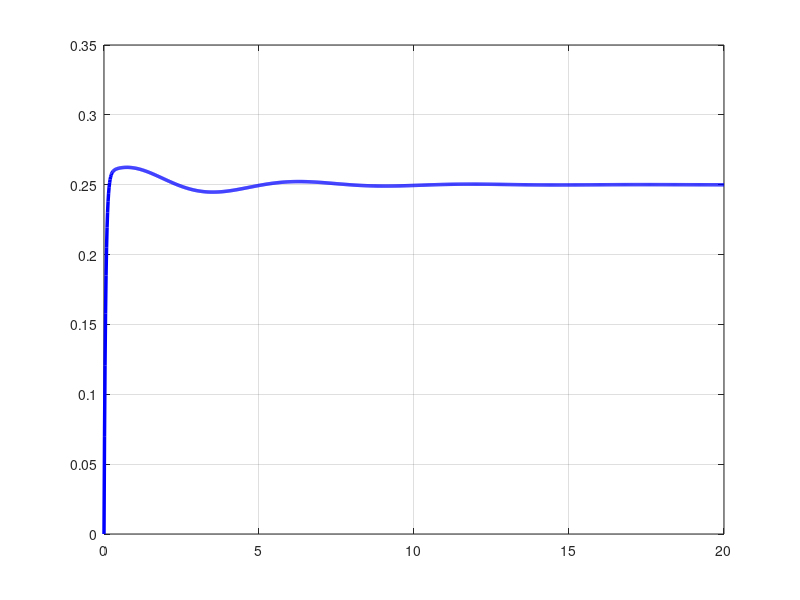

MATLAB code to generate this figure: (Note: this script raises an error after producing the figure.)
m = 0.0027;
R = 0.02;
g = -9.8;
L = 0.342;
d = 0.064123;
J = 4.32e-7;
s = tf('s');
P_ball = -m*g*d/L/(J/R^2+m)/s^2;

Kp = 10;
Ki = 20;
Kd = 15 ;
C = pid(Kp,Ki,Kd);
sys_cl = feedback(C*P_ball, 1);

% Plotting Response
[y, t] = step(0.25*sys_cl);
figure;
plot(t, y, 'b-', 'LineWidth', 2.5); % Thicker blue line
hold on;
grid on;
info = stepinfo(sys_cl);
fprintf('Maximum overshoot time : %.2f %%\n',info.Overshoot);
fprintf('Settling time : %.4f seconds\n',info.SettlingTime);
% Maximum Overshoot
overshoot_time = info.PeakTime; % Time at maximum peak
max_value = max(y);  % Maximum value of the step response
plot(overshoot_time, max_value, 'ro', 'MarkerSize', 8, 'MarkerFaceColor', 'r'); % Red marker at peak
ylim([0 0.3])
% Settling Time
settling_value = y(find(t >= info.SettlingTime, 1));
plot(info.SettlingTime, settling_value, 'blacko', 'MarkerSize', 8, 'MarkerFaceColor', 'black'); % Green marker at settling time


text(overshoot_time, max_value, sprintf('  Max Overshoot: %.2f%%', info.Overshoot), ...
    'VerticalAlignment', 'top', 'HorizontalAlignment', 'left', ...
    'FontSize', 10,'Color', 'r');
text(info.SettlingTime, settling_value, sprintf('  Settling Time: %.2f s', info.SettlingTime), ...
    'VerticalAlignment', 'top', 'HorizontalAlignment', 'left', ...
    'FontSize', 10, 'Color', 'black');

xlabel('Time (seconds)', 'FontSize', 12, 'FontWeight', 'bold');
ylabel('Amplitude', 'FontSize', 12, 'FontWeight', 'bold');
title('PID Controller with Kp = 10, Ki = 20, Kd = 15', 'FontSize', 14, 'FontWeight', 'bold');
legend('Step Response', 'Max Overshoot', 'Settling Time', 'Location', 'Best');
axis([0 max(t) 0 0.5]);
hold off;
ylim([0 0.3])